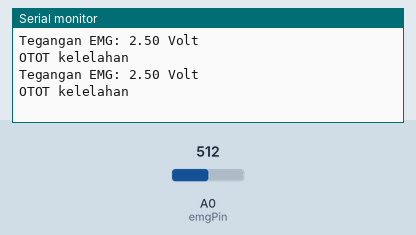
The sketch below on a simulated Arduino Uno, built with avr-gcc and run on an emulated ATmega328P. Shown: the last lines printed to the serial monitor. The inputs (shaded band) are chosen by the test bench; at power-on: A0 (emgPin) = 512.

Above: at 1.8 s.
1.9 s: A0 (emgPin) set to 503
At 2.8 s:
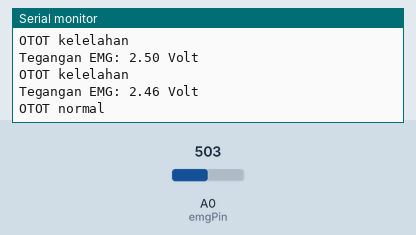
4.5 s: A0 (emgPin) set to 306
At 5.8 s:
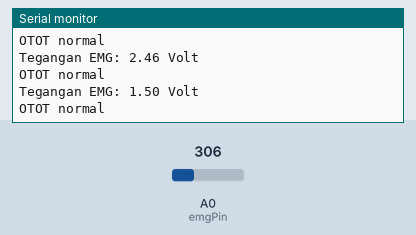
Timing chart, 0 to 7.5 s (numbered marks = the images above; inputs shaded):
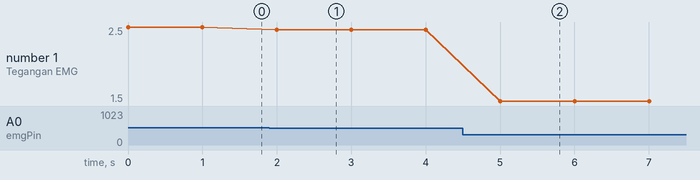

Measured:
- the behaviour switches between 512 and 511 on A0 (emgPin) (found by bisection; images 0 and 1)
- after the input at 1.9 s, the serial monitor: prints a new line after 0.10 s (image 1)
- after the input at 4.5 s, the serial monitor: prints a new line after 0.50 s (image 2)
- plotted number 1: 2.5 → 2.46 after the input at 1.9 s, 2.46 → 1.5 after the input at 4.5 s

The sketch:

sketch_apr13a.ino
```cpp
const int emgPin = A0; // Pin analog untuk membaca sinyal EMG
const float threshold = 2.5; // Ambang batas tegangan untuk menentukan otot kelelahan (misalnya 2.5 Volt)

void setup() {
  Serial.begin(9600); // Mulai komunikasi serial
}

void loop() {
  float voltage = analogRead(emgPin) * (5.0 / 1023.0); // Baca tegangan dari sinyal EMG
  Serial.print("Tegangan EMG: ");
  Serial.print(voltage);
  Serial.println(" Volt");

  if (voltage > threshold) {
    Serial.println("OTOT kelelahan");
  } else {
    Serial.println("OTOT normal");
  }

  delay(1000); // Jeda 1 detik
}
```
